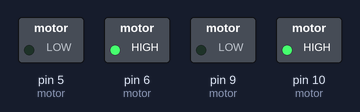
A sketch run on a simulated Arduino Uno, built with avr-gcc and run on an emulated ATmega328P. Parts: switched loads named in the sketch (green lamp = pin HIGH).

Above: at 0.1 s.
At 0.7 s:
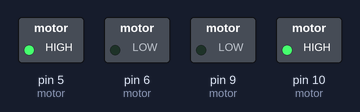
At 1.3 s:
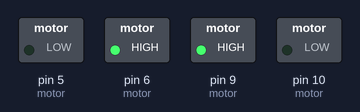
At 2.7 s:
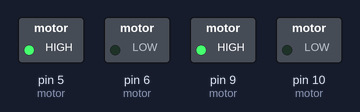
Timing chart, 0 to 3.0 s (numbered marks = the images above):
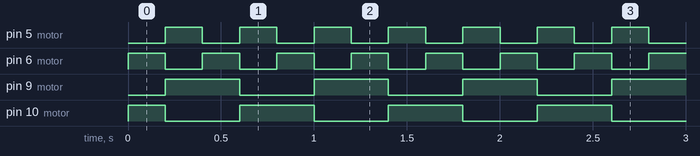

The sketch:

sketch_sep6b.ino
```cpp
#define pinMotor1 5
#define pinMotor2 6
#define pinMotor3 9
#define pinMotor4 10
#define pinSensorD 13
#define pinSensorM 12
#define pinSensorE 11
void setup() {
  pinMode(5, OUTPUT);//motor
  pinMode(6, OUTPUT);//motor
  pinMode(9, OUTPUT);//motor
  pinMode(10, OUTPUT);//motor
  pinMode(A0, OUTPUT);//sensor ultrassonico: gnd, vcc e trigger
  pinMode(A1, INPUT);//sensor ultrassonico: echo
  pinMode(11, INPUT);//sensor seguidor de linha da esquerda
  pinMode(12, INPUT);//sensor seguidor de linha do meio
  pinMode(13, INPUT);//sensor seguidor de linha da direita

}
void loop() {
  // Controle do movimento com base nos sensores de linha
  if (11 == HIGH && 13 == HIGH) {
    paraFrente();
  }
  else if (11 == LOW && 13 == HIGH) {
    paraEsquerda();
  }
  else if (11 == HIGH && 13 == LOW) {
    paraDireita();
  }
  else {
    parar();
  }

paraFrente();
delay(100);
paraTraz();
delay(100);
paraEsquerda();
delay(100);
paraDireita();
delay(100);
}
// Movimenta o carrinho para frente
void paraFrente() {
  digitalWrite(5, LOW);
  digitalWrite(6, HIGH);
  digitalWrite(9, LOW);
  digitalWrite(10, HIGH);
  delay(100);
}

// Movimenta o carrinho para traz
void paraTraz() {
  digitalWrite(5, HIGH);
  digitalWrite(6, LOW);
  digitalWrite(9, HIGH);
  digitalWrite(10, LOW);
  delay(100);
}

// Movimenta o carrinho para esquerda
void paraEsquerda() {
  digitalWrite(5, LOW);
  digitalWrite(6, HIGH);
  digitalWrite(9, HIGH);
  digitalWrite(10, LOW);
  delay(100);
}

// Movimenta o carrinho para direita
void paraDireita() {
  digitalWrite(5, HIGH);
  digitalWrite(6, LOW);
  digitalWrite(9, LOW);
  digitalWrite(10, HIGH);
  delay(100);
}

// Para o carrinho
void parar() {
  digitalWrite(5, LOW);
  digitalWrite(6, LOW);
  digitalWrite(9, LOW);
  digitalWrite(10, LOW);
}
```

Measured:
- by itself, pin 5 (motor), pin 6 (motor): alternates HIGH for 0.20 s and LOW for 0.20 s
- by itself, pin 9 (motor): alternates HIGH for 0.40 s and LOW for 0.40 s
- by itself, pin 10 (motor): repeats every 0.80 s: LOW 0.40 s, HIGH 0.40 s
